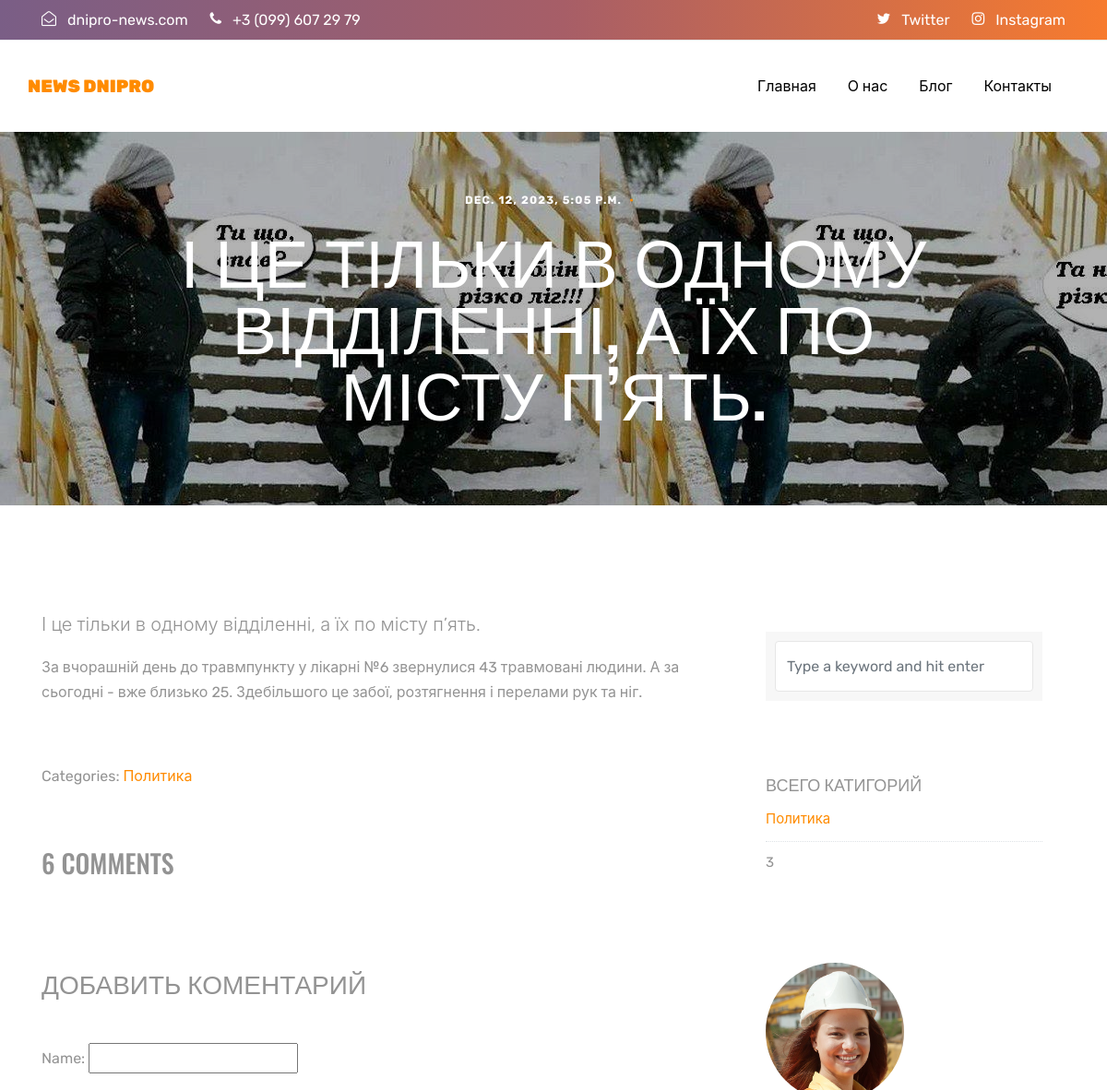
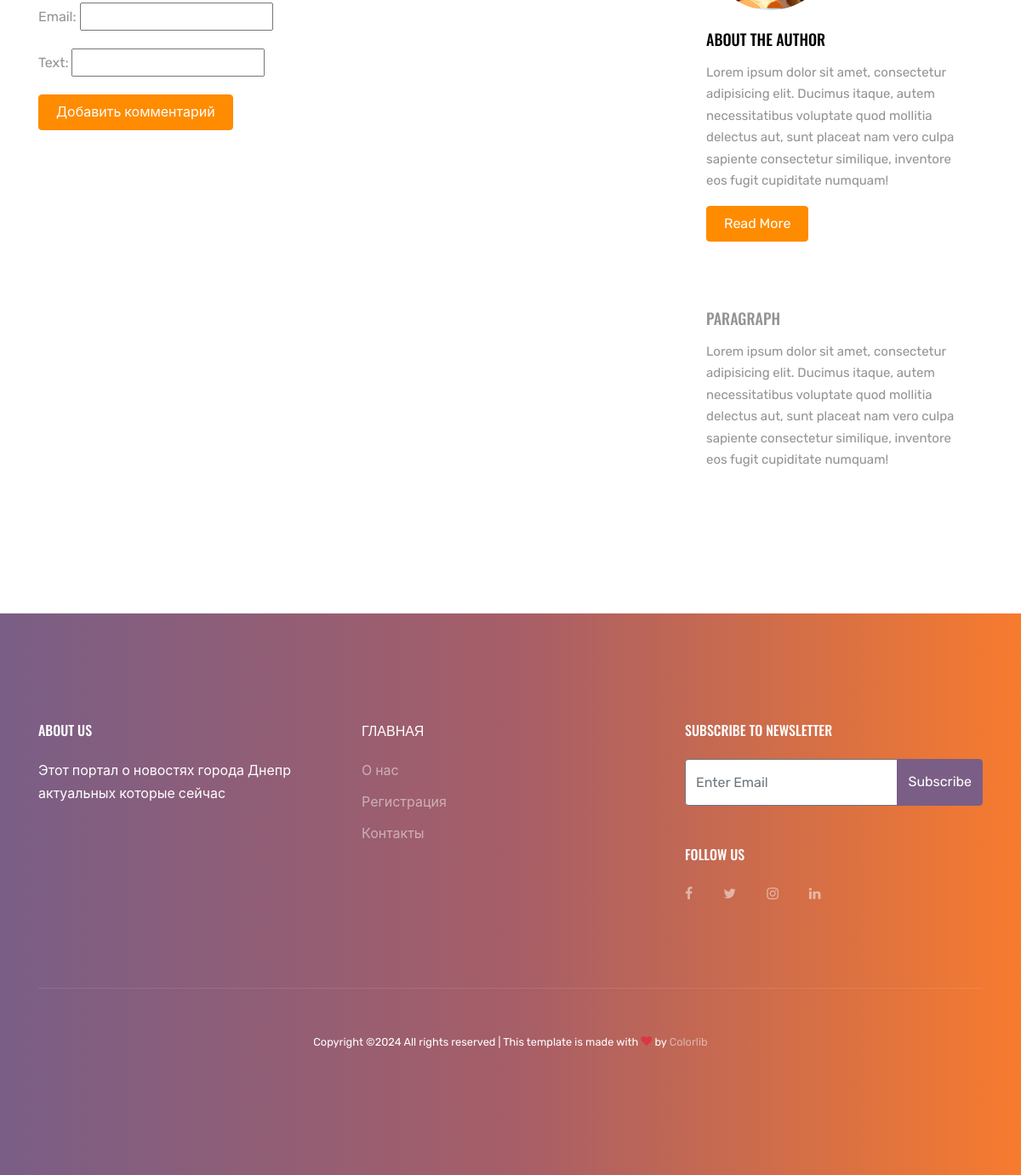
Screenshot of /2023/12/12/timor-dnipro/ with the database file from the repository (2 pictures, top to bottom).
### news/models.py (models this page shows, shortened)
class  News(models.Model):
    class Status(models.TextChoices):
        DRAFT = 'DF', 'Daft'
        PUBLISHED = 'pb', 'Published'
    title = models.CharField(max_length=250)
    tags = TaggableManager()#тегирование
    slug = models.SlugField(max_length=250, unique_for_date='publish')#уникальные дата и время для вывода слагов статтей
    body = models.TextField()
    publish = models.DateTimeField(default=timezone.now)
    rating = models.IntegerField(default=0)
    pub_date = models.DateTimeField(auto_now_add=True)
    image = models.ImageField(upload_to='images/', null=True, blank=True)
    categories = models.ManyToManyField(Category)
    status = models.CharField(max_length=2, choices=Status.choices,
                              default=Status.DRAFT)
    class Meta:
        ordering = ['-publish']
        indexes = [models.Index(fields=['-publish']),
                   ]# Указанная опция по- зволяет определять в модели индексы базы данных,
    def get_absolute_url(self):
        return reverse('news:news_detail',
                       args=[
                           self.publish.year,
                           self.publish.month,
                           self.publish.day,
                           self.slug]
                       )
    def get_related_news(self):
        return News.objects.filter(categories__in=self.categories.all().exclude(pk=self.pk).distinct())

class Category(models.Model):
    name = models.CharField(max_length=100)
    slug = models.SlugField(max_length=100)

### news/views.py (the view)
# urls.py: path('<int:year>/<int:month>/<int:day>/<slug:news>/', views.detail_views, name='news_detail'),#детальная информация
def detail_views(request, year, month,day, news):
    new_detail = get_object_or_404(News,
                             status=News.Status.PUBLISHED,
                             slug=news,
                             publish__year=year,
                             publish__month=month,
                             publish__day=day)
    category_detail = new_detail.categories.all()#выводит все категории детально
    category_all = Category.objects.all()
    related_news = new_detail.get_related_news()#метод для вывода похожих ровостей по категории
    if request.method == 'POST':
        comment_form = CommentForm(request.POST)
        if comment_form.is_valid():
            new_comment = comment_form.save(commit=False)
            new_comment.post = new_detail
            new_comment.save()
            return redirect('news:news_detail', year=year, month=month, day=day, news=news)
    else:
        comment_form = CommentForm()
    comments = new_detail.comments.filter(active=True)
    return render(request, 'news/post/detail.html',
                  {'new_detail': new_detail,
                   'category_detail': category_detail,
                   'related_news': related_news,
                   'comments': comments,
                   'comment_form': comment_form,
                   'category_all': category_all}
                  )

### news/forms.py
class CommentForm(forms.ModelForm):
    class Meta:
        model = Comment
        fields = ['name', 'email', 'text']

### templates/news/post/detail.html (shortened to what this page needs)
{% extends 'news/base.html' %}
{% block content %}
    <div class="site-section-cover overlay inner-page bg-light" style="background-image: url('{{ new_detail.image.url }}')" data-aos="fade">
      <div class="container">
        <div class="row align-items-center justify-content-center text-center">
          <div class="col-lg-10">
            <div class="box-shadow-content">
              <div class="block-heading-1">
                <span class="d-block mb-3 text-white" data-aos="fade-up">{{ new_detail.pub_date }}<span class="mx-2 text-primary">&bullet;</span></span>
                <h1 class="mb-4" data-aos="fade-up" data-aos-delay="100">{{ new_detail.title }}</h1>
              </div>
            </div>
          </div>
        </div>
      </div>
    </div>
    <section class="site-section">
      <div class="container">
        <div class="row">
          <div class="col-md-8 blog-content">
            <p class="lead">{{ new_detail.title }}</p>
            <p>{{ new_detail.body }}</p>
            <div class="pt-5">
               {% for category in category_detail %}
                  <p>Categories:  <a href="{{ category.get_absolute_url }}">{{ category.name }}</a></p>
               {% endfor %}
            </div>
            <div class="pt-5">
              <h3 class="mb-5">6 Comments</h3>
              <div class="comment-form-wrap pt-5">
                <h3 class="mb-5">Добавить коментарий</h3>
                <form method="post" action="{{ new_detail.get_absolute_url }}" class="">
                    {{ comment_form.as_p }}
                    <button class="btn btn-primary btn-md text-white" type="submit">Добавить комментарий</button>
                </form>
              </div>
            </div>
          </div>
          <div class="col-md-4 sidebar">
            <div class="sidebar-box">
              <form action="#" class="search-form">
                <div class="form-group">
                  <input type="text" class="form-control" placeholder="Type a keyword and hit enter">
                </div>
              </form>
            </div>
            <div class="sidebar-box">
              <div class="categories">
             {% if category_detail %}
                <h3>Всего катигорий</h3>
                {% for category in category_detail %}
                   <li><a href="#">{{ category.name }}</a></li>
                {% endfor %}
                   <li><p>{{ category_all.count }}</p></a></li>
             {% else %}
                    <p>Новость не привязана к категории</p>
             {% endif %}
              </div>
            </div>
            <div class="sidebar-box">
              <img src="images/person_1.jpg" alt="Image" class="img-fluid mb-4 w-50 rounded-circle">
              <h3 class="text-black">About The Author</h3>
              <p>Lorem ipsum dolor sit amet, consectetur adipisicing elit. Ducimus itaque, autem necessitatibus voluptate quod mollitia delectus aut, sunt placeat nam vero culpa sapiente consectetur similique, inventore eos fugit cupiditate numquam!</p>
              <p><a href="#" class="btn btn-primary btn-md text-white">Read More</a></p>
            </div>
            <div class="sidebar-box">
              <h3>Paragraph</h3>
              <p>Lorem ipsum dolor sit amet, consectetur adipisicing elit. Ducimus itaque, autem necessitatibus voluptate quod mollitia delectus aut, sunt placeat nam vero culpa sapiente consectetur similique, inventore eos fugit cupiditate numquam!</p>
            </div>
          </div>
        </div>
      </div>
    </section>
{% endblock %}

### static/css/style.css (style rules this page uses)
.font-gray-5, .block-heading-1 span { color: #b8b8b8; }
.font-gray-7, body { color: #939393; }
body { line-height: 1.7; font-weight: 400; font-size: 1rem; }
body:before { position: absolute; content: ""; left: 0; right: 0; bottom: 0; top: 0; background: rgba(0, 0, 0, 0.3); -webkit-transition: .3s all ease; -o-transition: .3s all ease; transition: .3s all ease; opacity: 0; visibility: hidden; z-index: 399; }
a { -webkit-transition: .3s all ease; -o-transition: .3s all ease; transition: .3s all ease; }
h1, h2, h3, h4, h5, .h1, .h2, .h3, .h4, .h5 { font-family: "Oswald", sans-serif; text-transform: uppercase; }
.text-black { color: #000 !important; }
.form-control { height: 55px; background: #fff !important; font-family: "Rubik", -apple-system, BlinkMacSystemFont, "Segoe UI", Roboto, "Helvetica Neue", Arial, "Noto Sans", sans-serif, "Apple Color Emoji", "Segoe UI Emoji", "Segoe UI Symbol", "Noto Color Emoji"; }
.site-section { padding: 2.5em 0; }
@media (min-width: 768px) { .site-section { padding: 5em 0; } }
.site-section-cover { position: relative; }
.site-section-cover, .site-section-cover .container { position: relative; z-index: 2; }
.site-section-cover, .site-section-cover .container > .row { height: calc(100vh - 196px); min-height: 577px; }
.site-section-cover.overlay { position: relative; }
.site-section-cover.overlay:before { position: absolute; content: ""; top: 0; left: 0; right: 0; bottom: 0; background: rgba(0, 0, 0, 0.3); z-index: 1; }
.site-section-cover.inner-page, .site-section-cover.inner-page .container > .row { height: auto; min-height: auto; padding: 2em 0; }
.site-section-cover h1 { font-size: 4.5rem; color: #fff; line-height: 1; }
.site-section { padding: 7rem 0; }
.block-heading-1 span { text-transform: uppercase; font-size: 12px; letter-spacing: .1em; font-weight: bold; }
.form-control { border: none; border: 1px solid #e6e6e6; }
.sidebar-box { margin-bottom: 30px; padding: 25px; font-size: 15px; width: 100%; float: left; background: #fff; }
.sidebar-box *:last-child { margin-bottom: 0; }
.sidebar-box h3 { font-size: 18px; margin-bottom: 15px; }
.categories li, .sidelink li { position: relative; margin-bottom: 10px; padding-bottom: 10px; border-bottom: 1px dotted #dee2e6; list-style: none; }
.categories li:last-child, .sidelink li:last-child { margin-bottom: 0; border-bottom: none; padding-bottom: 0; }
.categories li a, .sidelink li a { display: block; }
.comment-form-wrap { clear: both; }
.search-form { background: #f7f7f7; padding: 10px; }
.search-form .form-group { position: relative; }
.search-form .form-group input { padding-right: 50px; }
.btn-md { padding: 8px 20px; }

### rows the page displays
News: image (picture), pub_date "DEC. 12, 2023, 5:05 P.M.", title "І ЦЕ ТІЛЬКИ В ОДНОМУ ВІДДІЛЕННІ, А ЇХ ПО МІСТУ П’ЯТЬ.", title "І це тільки в одному відділенні, а їх по місту п’ять.", body "За вчорашній день до травмпункту у лікарні №6 звернулися 43 травмовані людини. А за сьогодні - вже близько 25. Здебільшого це забої, розтягнення і перелами рук та ніг."
Category: name "Политика"

### other values shown
{{ category_all.count }} "3"
